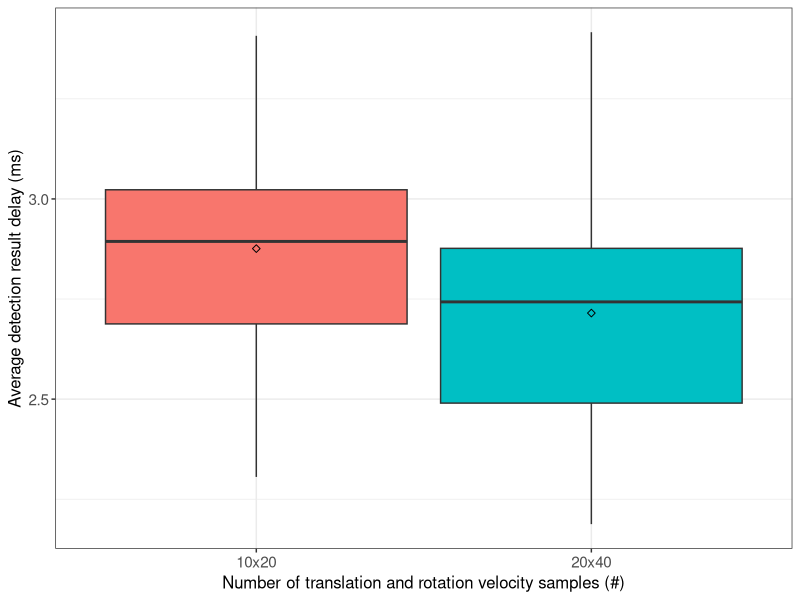
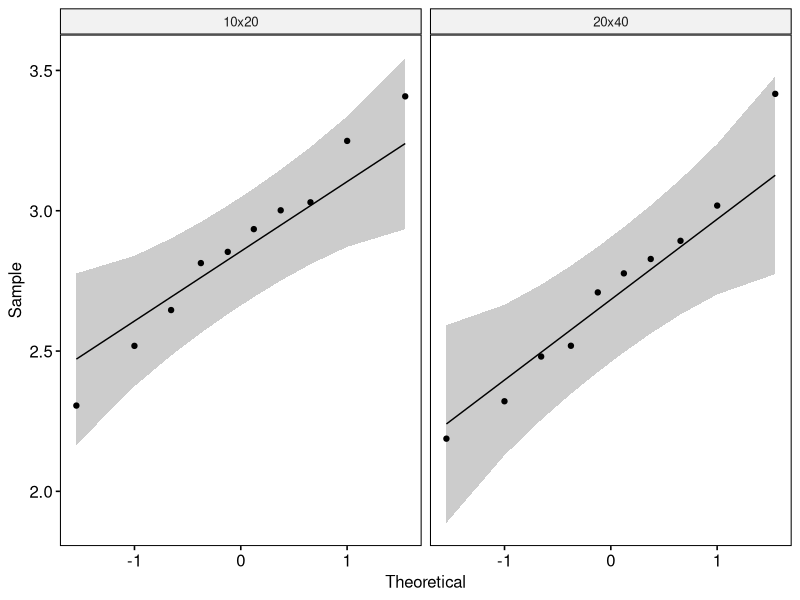

Here is the R script that generated these plots, in order:
## ---- chunk 1
if (!require('tidyverse')) install.packages('tidyverse', dependencies = TRUE); library('tidyverse')
if (!require('ggpubr')) install.packages('ggpubr', dependencies = TRUE); library('ggpubr')
if (!require('rstatix')) install.packages('rstatix', dependencies = TRUE); library('rstatix')
if (!require('ggplot2')) install.packages('ggplot2', dependencies = TRUE); library('ggplot2')
## ---- chunk 2
data <- read.csv(file = '../../raw_data/test_velocity_samples/run_table.csv')
data <- subset(data, select = c(X__run_id, velocity_samples, avg_detection_result_delay_ms))
data$velocity_samples <- as.factor(data$velocity_samples)
data$avg_detection_result_delay_ms <- as.numeric(data$avg_detection_result_delay_ms)
## ---- chunk 3
data %>%
  group_by(velocity_samples) %>%
  get_summary_stats(avg_detection_result_delay_ms, type = "mean_sd")
## ---- chunk 4
ggplot(data, aes(x = velocity_samples, y = avg_detection_result_delay_ms, fill = velocity_samples)) +
  theme_bw() + 
  geom_boxplot(width = 0.9, outlier.size = 0.5) + 
  stat_summary(fun = mean, color = 'black', geom = 'point', shape = 5, size = 1.5) +
  labs(x = "Number of translation and rotation velocity samples (#)", y = "Average detection result delay (ms)") +
  theme(legend.position = 'none') +
  theme(
    axis.title.x = element_text(size = 12, family = 'sans'),
    axis.title.y = element_text(size = 12, family = 'sans'),
    axis.text.x = element_text(size = 11, family = 'sans'),
    axis.text.y = element_text(size = 11, family = 'sans'),
    
  )
## ---- chunk 5
data %>% 
  group_by(velocity_samples) %>%
  identify_outliers(avg_detection_result_delay_ms)
## ---- chunk 6
ggqqplot(data, x = "avg_detection_result_delay_ms", facet.by = "velocity_samples")
## ---- chunk 7
data %>%
  group_by(velocity_samples) %>%
  shapiro_test(avg_detection_result_delay_ms)
## ---- chunk 8
data %>%
  t_test(avg_detection_result_delay_ms ~ velocity_samples) %>%
  add_significance()
